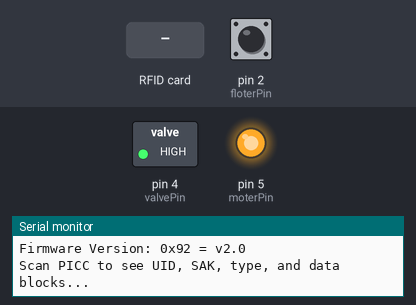
A sketch run on a simulated Arduino Uno, built with avr-gcc and run on an emulated ATmega328P. On the bench: switched loads named in the sketch (green lamp = pin HIGH), output pins drawn as LEDs (lit = HIGH), the last lines printed to the serial monitor. The test bench sets the inputs (shaded band); at power-on: pin 2 (floterPin) HIGH. Pins used as bus, display or sensor lines are not drawn.

Above: at 1.2 s.
1.3 s: RFID card 5E 7A 19 C4 held to the reader
At 2.4 s:
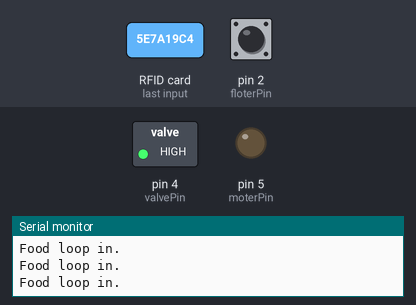
Timing chart, 0 to 7.8 s (numbered marks = the images above; inputs shaded):
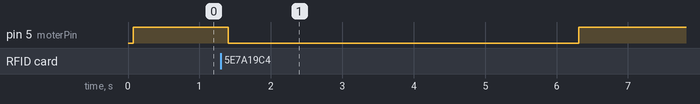

Measured:
- after the input at 1.3 s, pin 5 (moterPin): HIGH → LOW after 0.11 s, → HIGH 4.9 s later

The sketch:

catfeeder.ino
```cpp
// (licence header left out)
#include <SPI.h>
#include <MFRC522.h>

#define RST_PIN         9          // Configurable, see typical pin layout above
#define SS_PIN          10         // Configurable, see typical pin layout above

MFRC522 mfrc522(SS_PIN, RST_PIN);  // Create MFRC522 instance

int moterPin = 5; // Motot controls food on A0 (14)
int valvePin = 4; // Valve controls water on A1 (15)
int floterPin = 2;   // pushbutton connected to digital pin 7
unsigned long currentTime = 0;     // variable to store time

void setup() {
	Serial.begin(9600);		// Initialize serial communications with the PC
	while (!Serial);		// Do nothing if no serial port is opened (added for Arduinos based on ATMEGA32U4)
	SPI.begin();			// Init SPI bus
	mfrc522.PCD_Init();		// Init MFRC522
	delay(4);				// Optional delay. Some board do need more time after init to be ready, see Readme
	mfrc522.PCD_DumpVersionToSerial();	// Show details of PCD - MFRC522 Card Reader details
	Serial.println(F("Scan PICC to see UID, SAK, type, and data blocks..."));

  pinMode(moterPin, OUTPUT);
  digitalWrite(moterPin, HIGH);
  pinMode(valvePin, OUTPUT);
  digitalWrite(valvePin, HIGH);
  pinMode(floterPin, INPUT_PULLUP);
}

void loop() {
	// Reset the loop if no new card present on the sensor/reader. This saves the entire process when idle.
	if ( ! mfrc522.PICC_IsNewCardPresent()) {
		return;
	}

	// Select one of the cards
	if ( ! mfrc522.PICC_ReadCardSerial()) {
		return;
	}
  // Dump debug info about the card; PICC_HaltA() is automatically called
  mfrc522.PICC_DumpToSerial(&(mfrc522.uid));

  //we have rfid card
  Serial.println(F("we have rfid card..."));

  //food
  //stop 5sec timeout
  Serial.println(F("Food loop."));
  currentTime = millis(); //
  Serial.println(currentTime);
  while(((millis() - currentTime) < 5000))
  {
    Serial.println(F("Food loop in."));
    delay(100);
    digitalWrite(moterPin, LOW);
  }
  digitalWrite(moterPin, HIGH);

  //water
  //stop on watern tank full or 10sec timeout
  Serial.println(F("Water loop."));
  currentTime = millis(); //
  Serial.println(currentTime);

  while((digitalRead(floterPin) == LOW) && ((millis() - currentTime) < 10000))
  {
    Serial.println(F("Water loop in."));
    delay(100);
    digitalWrite(valvePin, LOW);
  }
  digitalWrite(valvePin, HIGH);

}
```
